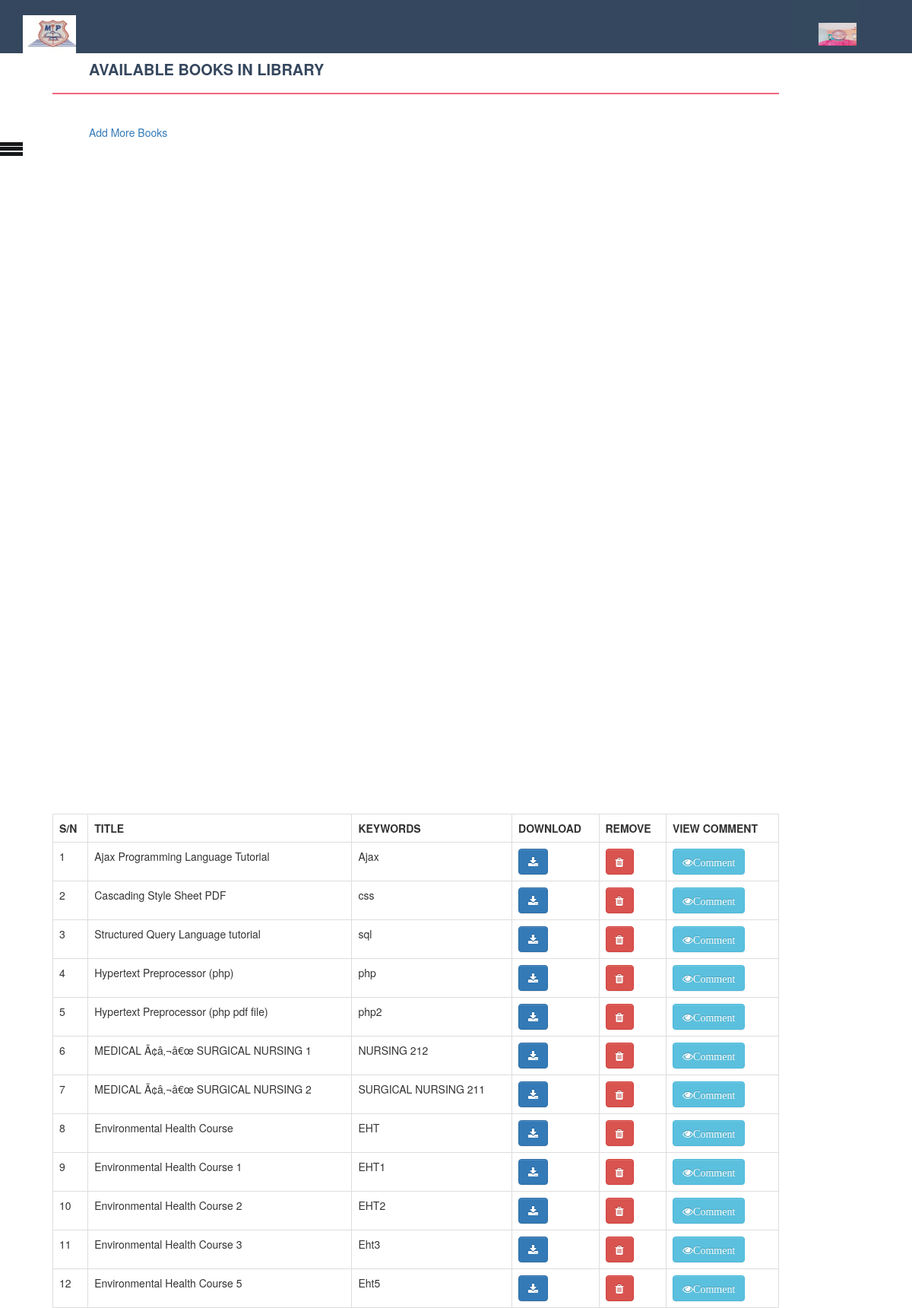
Screenshot of /admin/addminViewBooks.php (signed in) with the database file from the repository.
### tables this page shows
CREATE TABLE `headersetting` (
  `id` int(11) NOT NULL,
  `schname` varchar(255) NOT NULL,
  `schaddress` varchar(255) NOT NULL,
  `phone` varchar(255) NOT NULL,
  `email` varchar(255) NOT NULL,
  `website` varchar(255) NOT NULL,
  `logo` varchar(255) NOT NULL
);

CREATE TABLE `book` (
  `id` int(11) NOT NULL,
  `BTITLE` varchar(255) NOT NULL,
  `KEYWORDS` varchar(255) NOT NULL,
  `FILE` varchar(255) NOT NULL
);

### admin/addminViewBooks.php (the view, shortened to what this page needs)
<?php include("includes/bkheader.php"); ?>
<?php include("includes/functions.php"); ?>
<?php include("includes/adminHead.php"); ?>
 <?php include("includes/adminMenu.php"); ?>
   <h4 class="page-head-line">AVAILABLE BOOKS IN LIBRARY</h4>
   <a href="addbook.php">Add More Books</a>
     <br/>  <br/>  <br/>
                            <?php
       $query=mysqli_query($connection,"SELECT * FROM book ");
            if(mysqli_num_rows($query) > 0){
            echo "<table class='table table-bordered'>";
                    echo "<tr>";
                        echo "<th>S/N</th>";
                        echo "<th>TITLE</th>";
                        echo "<th>KEYWORDS</th>";
                         echo "<th>DOWNLOAD</th>";
                        echo "<th>REMOVE</th>";
                         echo "<th>VIEW COMMENT</th>";
                    echo "</tr>";
                    $i=0;
                while($row=mysqli_fetch_array($query))
                {
                    $i++;
                    echo "<tr>";
                    echo "<td>{$i}</td>";
                    echo "<td>{$row["BTITLE"]}</td>";
                    echo "<td>{$row["KEYWORDS"]}</td>";
                    ?>
                    <?php
                    echo "<td><a href='{$row['FILE']}' target='_blank'><button  class='btn btn-primary' role='button'><i class='fa fa-download '></i></button></a></td>";
                    ?>
                     <td>
                            <a href="addminViewBooks.php?id=<?php echo $row['id']?>" onclick="return confirm('Are you sure you want to delete this book? You cant revert this action')">
                            <button  class="btn btn-danger" role="button"><i class="fa fa-trash"></i></button> </a> </td>
                            <td>
                            <a href="comment_book.php?id=<?php echo $row['id']?>">
                            <button  class="btn btn-info" role="button"><i class="fa fa-eye">Comment</i></button> </a> </td>
                    <?php
                    echo "</tr>";
                }
            echo "</table>";
        }
        else
        {
           $failure =  "The book store is empty";
        }
    ?>
                </div>
          </div>
 <?php require("includes/footer.php"); ?>

### admin/includes/adminHead.php (shortened to what this page needs)
<div class="userheader">
<a href="index.php"><?php
    $select_profile="SELECT * FROM headersetting";
    $headerdisplay=mysqli_query($connection,$select_profile);
    while($data=mysqli_fetch_array($headerdisplay)){
    $logo=$data['logo'];
   echo "<img src='$logo' alt=\"My profile picture\" width='70px' height='70px'>";
 }
?> </a>
 <div class="dropdown">
  <button class="dropbtn">
  <?php
    $username=$_SESSION['username'];
    $select_profile="SELECT * FROM admin WHERE username='$username'";
    $result=mysqli_query($connection,$select_profile);
    while($data=mysqli_fetch_array($result)){
    $picture=$data['picture'];
    echo "<br/>";
  echo "<img src='$picture' alt=\"My profile picture\" width='70' height='70' >";
 }
?>
  </button>
</div>
</div>

### admin/includes/bkheader.php (style rules this page uses)
* { box-sizing: border-box; }
html, body { padding: 0px; margin: 0px; height: 100%; }
.page-head-line { font-weight: 900; padding-bottom: 20px; border-bottom: 2px solid #F0677C; text-transform: uppercase; color: #35475e; font-size: 20px; margin-bottom: 40px; }
.userheader { background-color: #35475e; height: 100px; width: 100%; position: relative; bottom: 0; z-index: 10; }
.userheader .dropbtn { background-color: #34495e; color: white; padding: 3px; font-size: 16px; border: none; }
.userheader .dropdown { position: relative; display: inline-block; float: right; padding-top: -23px; margin-right: 70px; }
.userheader img { float: left; margin-left: 50px; padding-top: 30px; }
.userheader .dropdown img { position: relative; padding-top : -5px; }
.userheader { background-color: #35475e; height: 70px; width: 100%; position: relative; bottom: 0; }
.userheader .dropbtn { color: white; padding: 3px; font-size: 12px; border: none; }
.userheader .dropdown { position: relative; display: inline-block; float: right; margin-top: -10px; }
.userheader img { float: left; margin-left: 30px; padding-top: 20px; }
.userheader .dropdown img { width: 50px; height: 50px; position: relative; padding-top : -5px; }

### rows the page displays
headersetting: logo (picture)
book: BTITLE "Ajax Programming Language Tutorial", KEYWORDS "Ajax"
book: BTITLE "Cascading Style Sheet PDF", KEYWORDS "css"
book: BTITLE "Structured Query Language tutorial", KEYWORDS "sql"
book: BTITLE "Hypertext Preprocessor (php)", KEYWORDS "php"
book: BTITLE "Hypertext Preprocessor (php pdf file)", KEYWORDS "php2"
book: BTITLE "MEDICAL Ã¢â‚¬â€œ SURGICAL NURSING 1", KEYWORDS "NURSING 212"
book: BTITLE "MEDICAL Ã¢â‚¬â€œ SURGICAL NURSING 2", KEYWORDS "SURGICAL NURSING 211"
book: BTITLE "Environmental Health Course", KEYWORDS "EHT"
book: BTITLE "Environmental Health Course 1", KEYWORDS "EHT1"
book: BTITLE "Environmental Health Course 2", KEYWORDS "EHT2"
book: BTITLE "Environmental Health Course 3", KEYWORDS "Eht3"
book: BTITLE "Environmental Health Course 5", KEYWORDS "Eht5"
